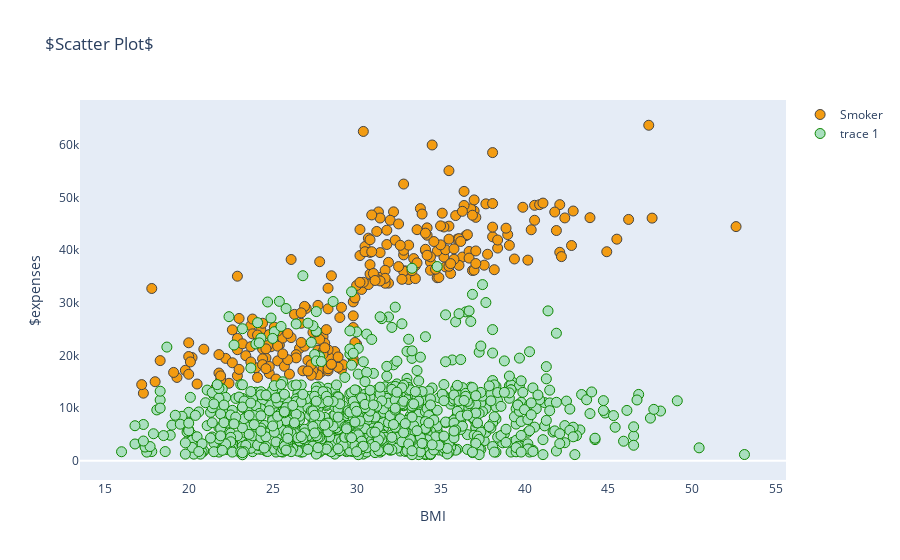

The notebook cell saved with this chart:
### Code cell
x_Values = np.linspace(1, 100, 100)
y_Values = np.random.randn(100)

data0 = go.Scatter(
    x = insurance[insurance.smoker=='yes'].bmi,
    y = insurance[insurance.smoker=='yes'].expenses,
    mode = 'markers',
    name = 'Smoker',
    marker = dict(
        size=10,
        color = '#F39C12',
        symbol = 'circle',
        line = dict(width=1)
    )
    )

data1 = go.Scatter(
    x = insurance[insurance.smoker=='no'].bmi,
    y = insurance[insurance.smoker=='no'].expenses,
    mode = 'markers',
    marker = dict(
        size=10,
        color = '#a9dfbf',
        symbol = 'circle',
        line = dict(width=1,color='#0E8700')
    )
    )


layout = go.Layout(
    title = '$Scatter Plot$',
    xaxis = dict(
        title = 'BMI',
        showgrid = False,
        showline = False,
    ),
    yaxis = dict(
        title = '$expenses',
        showgrid = False,
        showline = False,
    ),
)

data=[data0,data1]

fig = go.Figure(data= data,layout=layout)
iplot(fig)

### Figure 1 — Plotly figure (JSON) as saved in the notebook; plotly's stock layout.template omitted (floating-point values rounded to 4 significant figures; data arrays with more than 128 entries replaced by an {"elided": "..."} marker saying what was removed)
{"data": [{"marker": {"color": "#F39C12", "line": {"width": 1}, "size": 10, "symbol": "circle"}, "mode": "markers", "name": "Smoker", "type": "scatter", "x": {"elided": "274 float values"}, "y": {"elided": "274 float values"}}, {"marker": {"color": "#a9dfbf", "line": {"color": "#0E8700", "width": 1}, "size": 10, "symbol": "circle"}, "mode": "markers", "type": "scatter", "x": {"elided": "1064 float values"}, "y": {"elided": "1064 float values"}}], "layout": {"title": {"text": "$Scatter Plot$"}, "xaxis": {"showgrid": false, "showline": false, "title": {"text": "BMI"}}, "yaxis": {"showgrid": false, "showline": false, "title": {"text": "$expenses"}}}}
